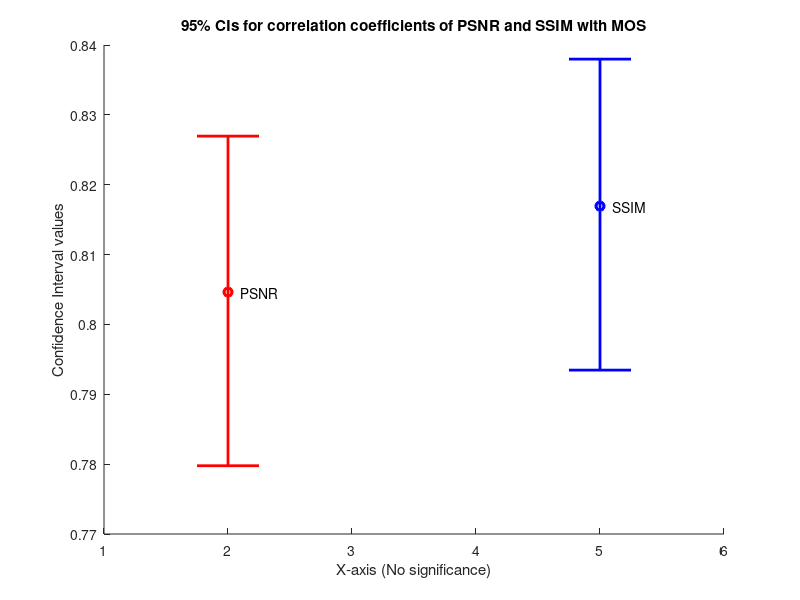

MATLAB code for this plot:
% Author - Rajdeep Pinge
% Date 7th March, 2017

% Code to compare the two objective methods: PSNR and SSIM of measuring image quality
% using the help of their correlation factor with MOS subjective
% measurement taken from observers.

clear;
close all;


load('data_lab8');

mos_vals = MOS';
psnr_vals = PSNR';
ssim_vals = SSIM';

% find correlation coefficient for psnr
r_psnr = corr(mos_vals, psnr_vals);

% find correlation coefficient for ssim
r_ssim = corr(mos_vals, ssim_vals);

% use Fischer transformation
f_psnr = 0.5 * log( (1+r_psnr) / (1-r_psnr) );
f_ssim = 0.5 * log( (1+r_ssim) / (1-r_ssim) );


% generate CI of r for psnr for alpha = 0.05, df = 865
% NOTE: since underlying images on which the tests have been performed is
% same, the degree of freedom = n-1
n = numel(mos_vals);
t_0_975 = 1.963;        % alpha = 0.05, df = 865

% find bounds of f value
f_lower_psnr = f_psnr - t_0_975 / sqrt(n-3);
f_upper_psnr = f_psnr + t_0_975 / sqrt(n-3);

% Find lower and upper bound for CI
r_lower_psnr = (exp(2*f_lower_psnr) - 1) / (exp(2*f_lower_psnr) + 1);
r_upper_psnr = (exp(2*f_upper_psnr) - 1) / (exp(2*f_upper_psnr) + 1);



% generate CI of r for ssim
n = numel(mos_vals);
t_0_975 = 1.963;        % alpha = 0.05, df = 865

% find bounds of f value
f_lower_ssim = f_ssim - t_0_975 / sqrt(n-3);
f_upper_ssim = f_ssim + t_0_975 / sqrt(n-3);

% Find lower and upper bound for CI
r_lower_ssim = (exp(2*f_lower_ssim) - 1) / (exp(2*f_lower_ssim) + 1);
r_upper_ssim = (exp(2*f_upper_ssim) - 1) / (exp(2*f_upper_ssim) + 1);


% plot CI of both for significance level = 0.05
figure
line([2-0.25,2+0.25],[r_upper_psnr, r_upper_psnr],[0,0],'LineStyle','-','Color','r','LineWidth',2);
line([2-0.25,2+0.25],[r_lower_psnr,r_lower_psnr],[0,0],'LineStyle','-','Color','r','LineWidth',2);
line([2,2],[r_lower_psnr,r_upper_psnr],[0,0],'LineStyle','-','Color','r','LineWidth',2);
hold on
plot([2,2], r_psnr, 'ro','LineWidth',2)
text(2+0.1,r_psnr,'PSNR')

line([5-0.25,5+0.25],[r_upper_ssim, r_upper_ssim],[0,0],'LineStyle','-','Color','b','LineWidth',2);
line([5-0.25,5+0.25],[r_lower_ssim,r_lower_ssim],[0,0],'LineStyle','-','Color','b','LineWidth',2);
line([5,5],[r_lower_ssim,r_upper_ssim],[0,0],'LineStyle','-','Color','b','LineWidth',2);
hold on
plot([5,5], r_ssim, 'bo','LineWidth',2)
text(5+0.1,r_ssim,'SSIM')
title('95% CIs for correlation coefficients of PSNR and SSIM with MOS')
xlabel('X-axis (No significance)')
ylabel('Confidence Interval values')
